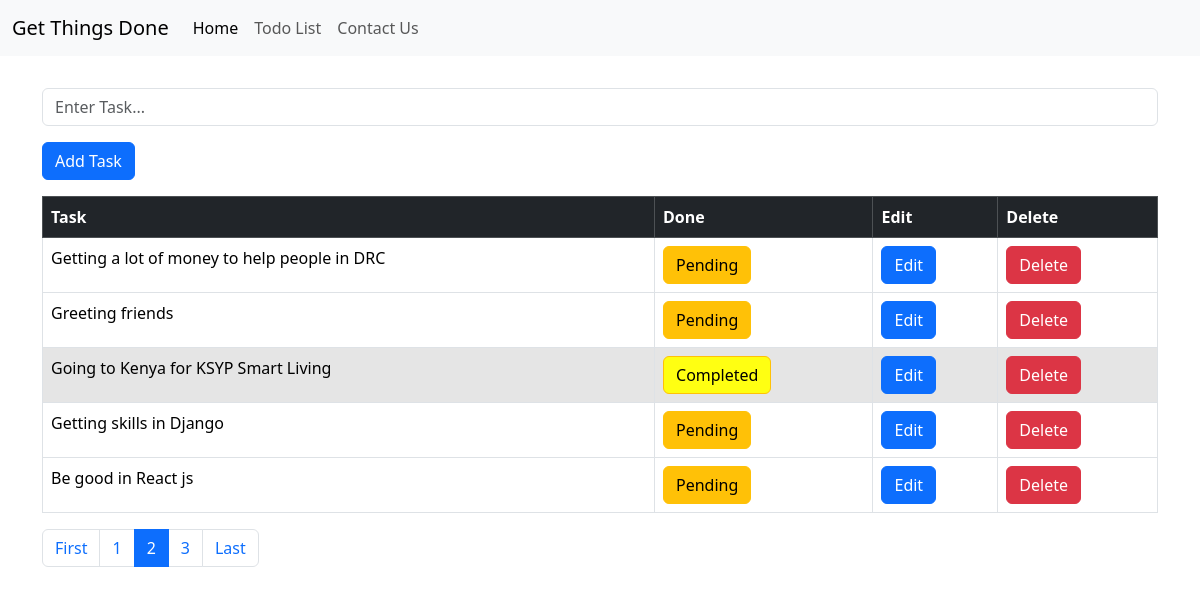
The page /todolist/?page=2 on the database its author committed.
### todolist_app/models.py (models this page shows, shortened)
class TodoList(models.Model):
    tasks=models.CharField(max_length=250)
    done=models.BooleanField("Done",default=False)

### todolist_app/views.py (the view)
# urls.py: path('',views.home,name='home'),
def home(request):
    if request.method == 'POST':
        form=TaskForm(request.POST or None)
        if form.is_valid():
            form.save()
            messages.success(request, 'Task added successfully')
        return redirect('home-todo')
    else:
        alltasks=TodoList.objects.all()
        paginator = Paginator(alltasks, 5)
        page_number = request.GET.get('page',1)
        alltasks=paginator.get_page(page_number)
        context={
            'alltasks':alltasks,
            'edit':False
        }
        return render(request,'todolist_app/home.html',context)

### todolist_app/templates/todolist_app/home.html (shortened to what this page needs)
{% extends "todolist_app/base.html" %}
{% block content %}
<div class="container">
  {% if edit %}
      <form style="margin-top:2rem;" method="POST">
        <div class="mb-3">
          {% csrf_token %}
          <input type="text" class="form-control" name="tasks" id="task-edit" placeholder="{{ task_object.tasks}}" value={{ task_object.tasks}} >
          <input type="hidden" class="form-control" name="done" value={{ task_object.done}} >
        </div>
        <button type="submit" class="btn btn-primary">Update Task</button>
    </form>
    {% else %}
      <form style="margin-top:2rem;" method="POST">
        <div class="mb-3">
          <input type="text" class="form-control" name="tasks" id="task" placeholder="Enter Task..." >
        </div>
        <button type="submit" class="btn btn-primary">Add Task</button>
      </form>
    {% endif %}
    <table style="margin-top:1rem;" class="table table-bordered">
        <thead class="table-dark">
          <tr>
            <th scope="col">Task</th>
            <th scope="col">Done</th>
            <th scope="col">Edit</th>
            <th scope="col">Delete</th>
          </tr>
        </thead>
        <tbody>
        {% if alltasks %}
            {% for task in alltasks  %}
                {% if task.done %}
                    <tr class="table-active">
                        <td>{{ task.tasks }}</td>
                        <td><a href="{% url 'pending_task' task.id%}"><button type="button" class="btn btn-warning" style="background-color:#FFFF12">Completed</button></a></td>
                        <td><a href="{% url 'edit_task' task.id %}"><button type="button" class="btn btn-primary">Edit</button></a></td>
                        <td><a href="{% url 'delete_task' task.id %}"><button type="button" class="btn btn-danger">Delete</button></a></td>
                    </tr>
                {% else %}
                    <tr>
                        <td>{{ task.tasks }}</td>
                        <td><a href="{% url 'complete_task' task.id%}"><button type="button" class="btn btn-warning">Pending</button></a></td>
                        <td><a href="{% url 'edit_task' task.id %}"><button type="button" class="btn btn-primary">Edit</button> </a></td>
                        <td><a href="{% url 'delete_task' task.id %}"><button type="button" class="btn btn-danger">Delete</button></a></td>
                    </tr>
                {% endif %}
            {% endfor %}
          {% endif %}
        </tbody>
    </table>
    <nav aria-label="...">
      <ul class="pagination">
        <li class="page-item">
          <a class="page-link" href="?page=1">First</a>
        </li>
        {% if alltasks.has_previous %}
          <li class="page-item">
            <a class="page-link" href="?page={{alltasks.previous_page_number}}">{{ alltasks.previous_page_number }}</a>
          </li>
        {% endif %}
        <li class="page-item active" aria-current="page">
          <a class="page-link" href="?page={{alltasks.number}}">{{ alltasks.number}}</a>
        </li>
        {% if alltasks.has_next %}
          <li class="page-item">
            <a class="page-link" href="?page={{alltasks.next_page_number}}">{{ alltasks.next_page_number }}</a>
          </li>
        {% endif %}
        <li class="page-item">
          <a class="page-link" href="?page={{alltasks.paginator.num_pages}}">Last</a>
        </li>
      </ul>
    </nav>
</div>
{% endblock content %}

### rows shown on the page
TodoList: tasks "Getting a lot of money to help people in DRC"
TodoList: tasks "Greeting friends"
TodoList: tasks "Going to Kenya for KSYP Smart Living"
TodoList: tasks "Getting skills in Django"
TodoList: tasks "Be good in React js"

### other values the page prints
{{ alltasks.previous_page_number }} "1"
{{ alltasks.number }} "2"
{{ alltasks.next_page_number }} "3"
